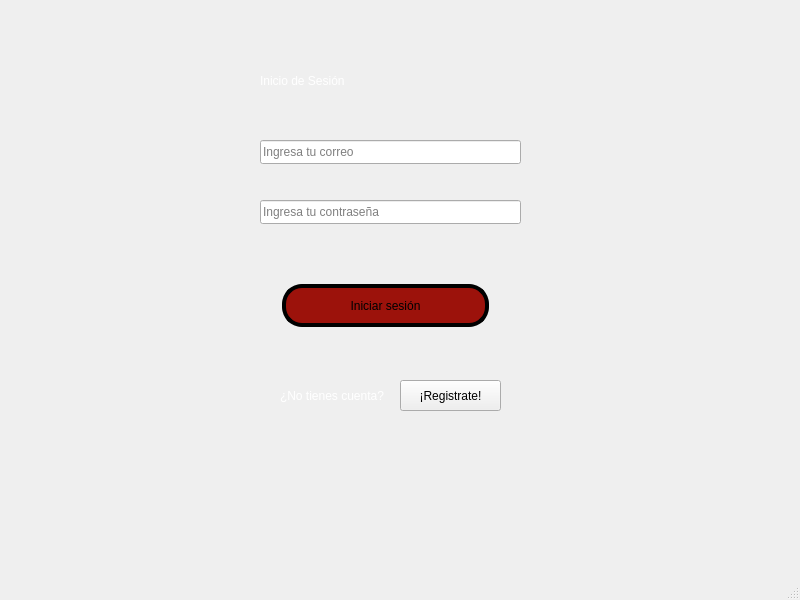
<?xml version="1.0" encoding="UTF-8"?>
<ui version="4.0">
 <class>MainWindow</class>
 <widget class="QMainWindow" name="MainWindow">
  <property name="geometry">
   <rect>
    <x>0</x>
    <y>0</y>
    <width>800</width>
    <height>600</height>
   </rect>
  </property>
  <property name="windowTitle">
   <string>MainWindow</string>
  </property>
  <property name="styleSheet">
   <string notr="true">QLabel {
	font: 700 italic 28pt &quot;Sitka Banner&quot;;
	color:rgb(255,255,255)
	
}</string>
  </property>
  <widget class="QWidget" name="centralwidget">
   <widget class="QPushButton" name="boton_inicio">
    <property name="geometry">
     <rect>
      <x>280</x>
      <y>280</y>
      <width>211</width>
      <height>51</height>
     </rect>
    </property>
    <property name="styleSheet">
     <string notr="true">QPushButton {
    background-color:#9c120b; /* Color de fondo */
    border: 4px solid #000000; /* Borde del botón con el color RGB deseado */
 	color: #000000; /* Color del texto */
    padding: 10px 20px; /* Espaciado interno */
	text-align: center;
	text-decoration: none
    font-size: 16px; /* Tamaño de la fuente */
	margin: 4px 2px;
    cursor: pointer; /* Cambia el cursor a una mano al pasar sobre el botón */
	border-radius: 20px; /* Bordes un poco redondeados
    box-shadow: 0  4px 8px rgba(0, 0, 0, 0.2); /* Sombra de fondo */
    transition: background-color 0.3s; /* Transición suave al pasar el cursor */
}

/* Oscurecer el botón al pasar el cursor */
QPushButton:hover {
    background-color: #1a1a1a; /* Color de fondo más oscuro */
}
</string>
    </property>
    <property name="text">
     <string>Iniciar sesión</string>
    </property>
   </widget>
   <widget class="QLineEdit" name="input_email">
    <property name="geometry">
     <rect>
      <x>260</x>
      <y>140</y>
      <width>261</width>
      <height>24</height>
     </rect>
    </property>
    <property name="text">
     <string/>
    </property>
    <property name="placeholderText">
     <string>Ingresa tu correo</string>
    </property>
   </widget>
   <widget class="QLabel" name="texto_error">
    <property name="geometry">
     <rect>
      <x>170</x>
      <y>470</y>
      <width>451</width>
      <height>51</height>
     </rect>
    </property>
    <property name="styleSheet">
     <string notr="true">QLabel {
	font: 12pt &quot;Sitka Banner&quot;;
	color: rgb(255,0,0)

}</string>
    </property>
    <property name="text">
     <string/>
    </property>
   </widget>
   <widget class="QLineEdit" name="input_pass">
    <property name="geometry">
     <rect>
      <x>260</x>
      <y>200</y>
      <width>261</width>
      <height>24</height>
     </rect>
    </property>
    <property name="echoMode">
     <enum>QLineEdit::EchoMode::Password</enum>
    </property>
    <property name="placeholderText">
     <string>Ingresa tu contraseña</string>
    </property>
   </widget>
   <widget class="QLabel" name="label">
    <property name="geometry">
     <rect>
      <x>260</x>
      <y>50</y>
      <width>241</width>
      <height>61</height>
     </rect>
    </property>
    <property name="text">
     <string>Inicio de Sesión</string>
    </property>
   </widget>
   <widget class="QLabel" name="label_2">
    <property name="geometry">
     <rect>
      <x>280</x>
      <y>380</y>
      <width>111</width>
      <height>31</height>
     </rect>
    </property>
    <property name="styleSheet">
     <string notr="true">font: 9pt &quot;Segoe UI&quot;;</string>
    </property>
    <property name="text">
     <string>¿No tienes cuenta? </string>
    </property>
   </widget>
   <widget class="QPushButton" name="boton_registro">
    <property name="geometry">
     <rect>
      <x>400</x>
      <y>380</y>
      <width>101</width>
      <height>31</height>
     </rect>
    </property>
    <property name="text">
     <string>¡Registrate!</string>
    </property>
   </widget>
  </widget>
  <widget class="QMenuBar" name="menubar">
   <property name="geometry">
    <rect>
     <x>0</x>
     <y>0</y>
     <width>800</width>
     <height>21</height>
    </rect>
   </property>
  </widget>
  <widget class="QStatusBar" name="statusbar"/>
 </widget>
 <resources/>
 <connections/>
</ui>
